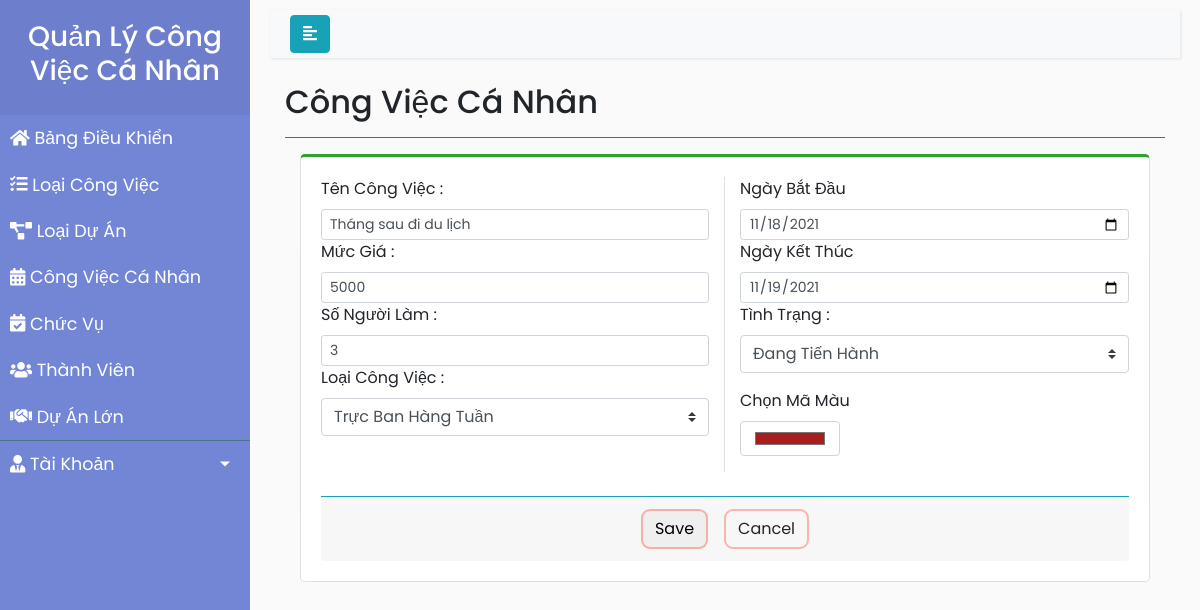
Page /CongViecCaNhan/suacv.php?id=1 on the committed database.
### tables this page shows
CREATE TABLE `congviec_cn` (
  `id` int(11) NOT NULL,
  `TenCongViec` varchar(50) NOT NULL,
  `MucGia` varchar(50) NOT NULL,
  `SoNguoiLam` int(11) NOT NULL,
  `LoaiCongViec` varchar(50) NOT NULL,
  `NgayBatDau` date NOT NULL,
  `NgayKetThuc` date NOT NULL,
  `TinhTrang` varchar(50) NOT NULL,
  `MaMau` varchar(50) NOT NULL
);

### CongViecCaNhan/suacv.php (the view, shortened to what this page needs)
<!DOCTYPE html>
<html>
<head>
    <link rel="stylesheet" href="https://stackpath.bootstrapcdn.com/bootstrap/4.1.0/css/bootstrap.min.css">
    <link rel="stylesheet" href="styleCV.css">
    <link rel="stylesheet" href="https://cdnjs.cloudflare.com/ajax/libs/malihu-custom-scrollbar-plugin/3.1.5/jquery.mCustomScrollbar.min.css">
</head>
<body>
    <?php
    $_ID = $_GET['id'];
    $conn = mysqli_connect("localhost", "root", "", "bt_qlcv");
    if ($conn != true) {
        die("connect error" . mysqli_connect_errno());
    } else {
        $query = "SELECT * FROM  congviec_cn WHERE id = '$_ID'";
        $result = mysqli_query($conn, $query);
        if ($result != null && mysqli_num_rows($result) > 0) {
            while ($row = mysqli_fetch_assoc($result)) {
                $tencv = $row['TenCongViec'];
                $mucgia = $row['MucGia'];
                $songaylam = $row['SoNguoiLam'];
                $ngaybd = $row['NgayBatDau'];
                $ngaykt = $row['NgayKetThuc'];
                $tinhtrang = $row['TinhTrang'];
                $mamau = $row['MaMau'];
            }
        } else {
            echo "Data is empty";
        }
    }
    ?>
    <div class="wrapper">
        <nav id="sidebar">
            <div class="sidebar-header">
                <h3 style="text-align: center">Quản Lý Công Việc Cá Nhân</h3>
            </div>
            <ul class="list-unstyled components" style="margin-bottom: 0px; padding: 0px">
                <li><a href="../BangDieuKhien/index.php"><i class="fas fa-home"></i> Bảng Điều Khiển</a></li>
                <li><a href="../LoaiCongViec/index.php"><i class="fas fa-tasks"></i> Loại Công Việc</a></li>
                <li><a href="../LoaiDuAn/index.php"><i class="fas fa-project-diagram"></i> Loại Dự Án</a></li>
                <li><a href="index.php"><i class="fas fa-calendar-alt"></i> Công Việc Cá Nhân</a></li>
                <li><a href="../ChucVu/index.php"><i class="fas fa-calendar-check"></i> Chức Vụ</a></li>
                <li><a href="../ThanhVien/index.php"><i class="fas fa-users"></i> Thành Viên</a></li>
                <li><a href="../DuAnLon/index.php"><i class="fas fa-handshake"></i> Dự Án Lớn</a></li>
            </ul>
            <ul style="padding-left: 0px;">
                <li>
                    <a href="#pageSubmenu" data-toggle="collapse" aria-expanded="false" class="dropdown-toggle"><i class="fas fa-user-tie"></i> Tài Khoản</a>
                </li>
            </ul>
        </nav>
        <div id="content">
            <nav class="navbar navbar-expand-lg navbar-light bg-light">
                <div class="container-fluid">
                    <button type="button" id="sidebarCollapse" class="btn btn-info">
                        <i class="fas fa-align-left"></i>
                    </button>
                </div>
            </nav>
            <div class="content-header">
                <div class="container-fluid">
                    <div class="row mb-2">
                        <div class="col-sm-6">
                            <h2 class="m-0">Công Việc Cá Nhân</h2>
                        </div>
                    </div>
                    <hr class="border-primary">
                </div>
            </div>
            <section class="content">
                <div class="container-fluid">
                    <div class="col-lg-12">
                        <div class="card card-outline card-primary" style="border-top: 3px solid rgb(48, 162, 48); border-radius: 5px;">
                            <div class="card-body">
                                <form method="post">
                                    <div class="row">
                                        <div class="col-md-6 border-right">
                                            <div class="form-group" style="margin-bottom: 0rem;">
                                                <label>Tên Công Việc :</label>
                                                <input type="text" class="form-control form-control-sm" required name="txtName" value="<?php echo $tencv ?>">
                                            </div>
                                            <div class="form-group" style="margin-bottom: 0rem;">
                                                <label>Mức Giá :</label>
                                                <input type="text" class="form-control form-control-sm" required name="txtgiatien" value="<?php echo $mucgia ?>">
                                            </div>
                                            <div class="form-group" style="margin-bottom: 0rem;">
                                                <label>Số Người Làm :</label>
                                                <input type="text" class="form-control form-control-sm" required name="txtsonguoilam" value="<?php echo $songaylam ?>">
                                            </div>
                                            <label>Loại Công Việc :</label>
                                            <div>
                                                <select id="loaicv" name="loaicv" class="custom-select mb-3">
                                                    <?php
                                                    $conn = mysqli_connect("localhost", "root", "", "bt_qlcv");
                                                    if ($conn != true) {
                                                        die("connect error" . mysqli_connect_errno());
                                                    } else {
                                                        $sql = "select * from `loaicv`";
                                                        $result = mysqli_query($conn, $sql);
                                                        if ($result) {
                                                            while ($row = mysqli_fetch_assoc($result)) {
                                                                echo "<option >" . $row['TenLoaiCongViec'] . "</option>";
                                                            }
                                                        }
                                                    }
                                                    ?>
                                                </select>
                                            </div>
                                        </div>
                                        <div class="col-md-6">
                                            <div class="form-group" style="margin-bottom: 0rem;">
                                                <label>Ngày Bắt Đầu</label>
                                                <input type="date" class="form-control form-control-sm" autocomplete="off" required name="txtNgayBD" value="<?php echo $ngaybd ?>">
                                            </div>
                                            <div class="form-group" style="margin-bottom: 0rem;">
                                                <label>Ngày Kết Thúc</label>
                                                <input type="date" class="form-control form-control-sm" autocomplete="off" required name="txtNgayKT" value="<?php echo $ngaykt ?>">
                                            </div>
                                            <div class="form-group" style="margin-bottom: 0rem;">
                                                <label>Tình Trạng :</label>
                                                <div>
                                                    <select id="tinhtrang" name="tinhtrang" class="custom-select mb-3" style="margin: 0px;">
                                                        <option <?php if ($tinhtrang == "Đang Tiến Hành") echo "selected"; ?>>Đang Tiến Hành</option>
                                                    </select>
                                                </div>
                                            </div>
                                            <div class="form-group">
                                                <label for="exampleColorInput" class="form-label">Chọn Mã Màu</label>
                                                <input type="color" name="mamau" class="form-control form-control-color" id="exampleColorInput" title="Choose your color" style="height: 35px; width: 100px" value="<?php echo $mamau ?>">
                                            </div>
                                        </div>
                                    </div>
                                    <br>
                                    <div class="card-footer border-top border-info">
                                        <div class="d-flex w-100 justify-content-center align-items-center">
                                            <button type="submit" id="btnluu" name="btnluu" class="btn btn-flat  bg-gradient-primary mx-2" style="border-radius: 9px;border:2px solid #ff1e004d">Save</button>
                                            <a href="index.php" class="btn btn-flat  bg-gradient-primary mx-2" style="border-radius: 9px;border:2px solid #ff1e004d">Cancel</a>
                                        </div>
                                    </div>
                                </form>
                            </div>
                        </div>
                    </div>
                </div>
            </section>
        </div>
    </div>
</body>
</html>

### CongViecCaNhan/styleCV.css (style rules this page uses)
body { font-family: 'Poppins', sans-serif; background: #fafafa; }
a, a:hover, a:focus { color: inherit; text-decoration: none; transition: all 0.3s; }
.navbar { padding: 5px 5px; background: #fff; border: none; border-radius: 0; margin-bottom: 25px; box-shadow: 1px 1px 3px rgba(0, 0, 0, 0.1); }
.wrapper { display: flex; width: 100%; }
#sidebar { width: 250px; position: fixed; top: 0; left: 0; height: 100vh; z-index: 999; background: #7386D5; color: #fff; transition: all 0.3s; }
#sidebar .sidebar-header { padding: 20px; background: #6d7fcc; }
#sidebar ul.components { padding: 0px 0px 20px; border-bottom: 1px solid #47748b; }
#sidebar ul li a { padding: 10px; font-size: 1.1em; display: block; }
a[data-toggle="collapse"] { position: relative; }
.dropdown-toggle::after { display: block; position: absolute; top: 50%; right: 20px; transform: translateY(-50%); }
#content { width: calc(100% - 250px); padding: 10px 20px; min-height: 100vh; transition: all 0.3s; position: absolute; top: 0; right: 0; }

### rows in the picture
congviec_cn: txtName "Tháng sau đi du lịch", txtgiatien "5000", txtsonguoilam "3", txtNgayBD "11/18/2021", txtNgayKT "11/19/2021", tinhtrang "Đang Tiến Hành", mamau "#aa1d1d"

### other values in the picture
form field loaicv "Trực Ban Hàng Tuần"
